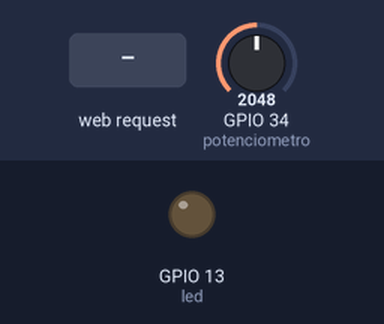
Recording of a sketch running on a simulated ESP32. On the bench: output pins drawn as LEDs (lit = HIGH). The test bench sets the inputs (shaded band); at power-on: GPIO 34 (potenciometro) = 2048. WiFi joins after 1.5 s; servers stay silent unless stated; what the sketch prints to the serial monitor is not drawn.

Above: at 2.7 s.
2.8 s: HTTP request GET /enciendeLED received
At 3.7 s:
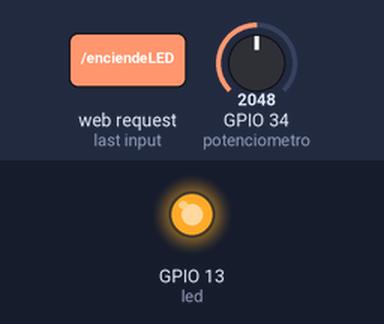
4.3 s: HTTP request GET /apagaLED received
At 4.8 s:
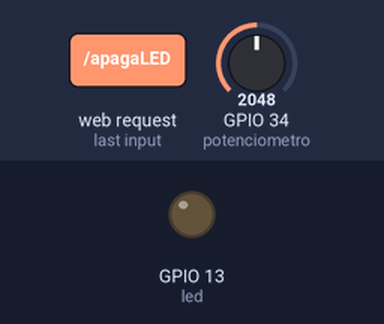
Timing chart, 0 to 7.3 s (numbered marks = the images above; inputs shaded):
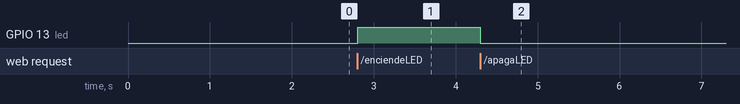

Measured:
- after the input at 2.8 s, GPIO 13 (led): LOW → HIGH at once
- after the input at 4.3 s, GPIO 13 (led): HIGH → LOW at once

The sketch:

WIFI_ServidorWEB.ino
```cpp
/*******************************************************************************************
 *  Autor: Fco. Javier Rodriguez Navarro
 *  WEB: www.pinguytaz.net
 *
 *  Descripción: Ejemplo de servidor WEB
 *               Nos permitira encender o apagar un LED y ademas informara del
 *               estado de este ademar dara el valor de un potenciometro que
 *               simulara ser un sensor de temperatura.
 **************************************************************************************************/
#include <WiFi.h>
#include <WiFiClient.h>
#include <WebServer.h>

// SSID y clave de la WIFI que dara acceso a la red a la que se conectaran los navegadores clientes.
const char* ssid = "tussid";
const char* clave = "tuclave";

WebServer servidor(8080);  // Puerto de nuestra pagina

const int led = 13;
bool estadoLED;
const int potenciometro = 34;

void setup(void)
{
   pinMode(led, OUTPUT);
   apagar();
   Serial.begin(115200);

   // Nos conectamos ala WIFI de nuestra RED, en modo estación
   WiFi.mode(WIFI_STA);
   WiFi.begin(ssid, clave);
   Serial.print("Conectando: ");
   while (WiFi.status() != WL_CONNECTED)
   {
    delay(500);
    Serial.print(".");
   }
   Serial.println("");
   Serial.print("Conectado al SSID");
   Serial.println(ssid);
   Serial.print("Dirección IP: ");
   Serial.println(WiFi.localIP());

   // Definimos las funciones a las que se llamaran, segun la petición
   servidor.on("/", PagRaiz);  // Pagina principal
   servidor.on("/apagaLED", apagar);  // Pagina principal
   servidor.on("/enciendeLED", encender);  // Pagina principal
   servidor.onNotFound(PagNoEncontrada);  // Solicitud no encontrada es el error 404.

   servidor.begin();
   Serial.println("Servidor HTTP inicializado");
}

void loop(void)
{
   servidor.handleClient();
   delay(2);
}

/****** Funcion que lee el valor del potenciometro *******/
int lectura()
{
   return analogRead(potenciometro);
}
void encender()
{
   digitalWrite(led, HIGH);
   estadoLED = HIGH;
   //servidor.send(200, "text/plain", "LED Encendido");
   PagRaiz();
}
void apagar()
{
   digitalWrite(led, LOW);
   estadoLED = LOW;
   //servidor.send(200, "text/plain", texto);
   PagRaiz();
}

/**** Paginas ****/
void PagRaiz()   // RAIZ
{
   // Cabecera de todas las paginas WEB
   String texto = "<!DOCTYPE html>\n <html>\n";
   texto += "<head><meta charset=\"utf-8\">\n";
   texto += "<title>Ejemplo WebServer</title>\n";
   texto += "<meta name=\"viewport\" content=\"width=device-width, initial-scale=1.0\">";
   texto +="<style>html { font-family: Helvetica; display: inline-block; margin: 0px auto; text-align: center;}\n";
   texto +="body{margin-top: 50px;} h1 {color: #444444;margin: 50px auto 30px;} h3 {color: #444444;margin-bottom: 50px;}\n";
   texto +=".button {display: block;width: 80px;background-color: #3498db;border: none;color: white;padding: 13px 30px;text-decoration: none;font-size: 25px;margin: 0px auto 35px;cursor: pointer;border-radius: 4px;}\n";
   texto +=".button-on {background-color: #00FF00;}\n";
   texto +=".button-on:active {background-color: #003300;}\n";
   texto +=".button-off {background-color: #FF0000;}\n";
   texto +=".button-off:active {background-color: #330000;}\n";
   texto +="</style>\n";
   texto += "</head>\n";
   texto += "<body>\n";
   texto += " <p>La medición del potenciometro es: " ;
   texto += (String) lectura();
   texto += "</p>";
   texto += " <p>Estado del LED: ";
   if (estadoLED)
   {
      texto += "ENCENDIDO</p>";
      texto += "<a class=\"button button-off\" href=\"/apagaLED\">Apagar</a>\n";
   }
   else
   {
      texto += "APAGADO</p>";
      texto += "<a class=\"button button-on\" href=\"/enciendeLED\">Encender</a>\n";
   }
   texto += "</body>\n";
   texto += "</html>\n";

   servidor.send(200, "text/html", texto);
   //servidor.send(200, "text/html", "Desarrollar la pagina RAIZ");
}
void PagNoEncontrada()   // Error 404 Pagina no encontrada
{
   String texto = "Página no encontrada\n\n";
   texto += "URI: ";
   texto += servidor.uri();
   texto += "\nMethod: ";
   texto += (servidor.method() == HTTP_GET) ? "GET" : "POST";
   texto += "\nArguments: ";
   texto += servidor.args();
   texto += "\n";
   servidor.send(404, "text/plain", texto);
}
```
